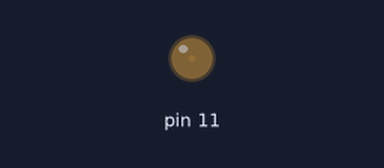
A sketch run on a simulated Arduino Uno, built with avr-gcc and run on an emulated ATmega328P. On the bench: output pins drawn as LEDs (lit = HIGH).

Above: at 0.05 s.
At 3.45 s:
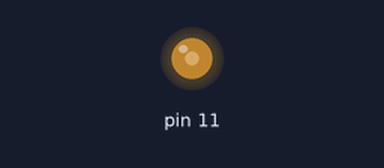
At 6.95 s:
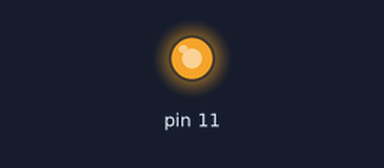
At 13.85 s:
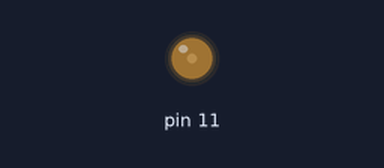
Timing chart, 0 to 20.0 s (numbered marks = the images above):
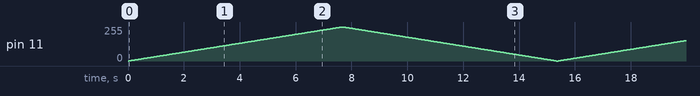

The sketch:

PWM_LED.ino
```cpp
void setup() {

   pinMode(11,OUTPUT);

}

void loop() {

// Gradually increase brightness(Fade in)

  for(int i=0;i<=255;i++){
    analogWrite(11,i);  // set the led brightness(PWM)
    delay(30);
  }
  for(int i=255;i>=0;i--){
    analogWrite(11,i);
    delay(30);
  }

}
```
